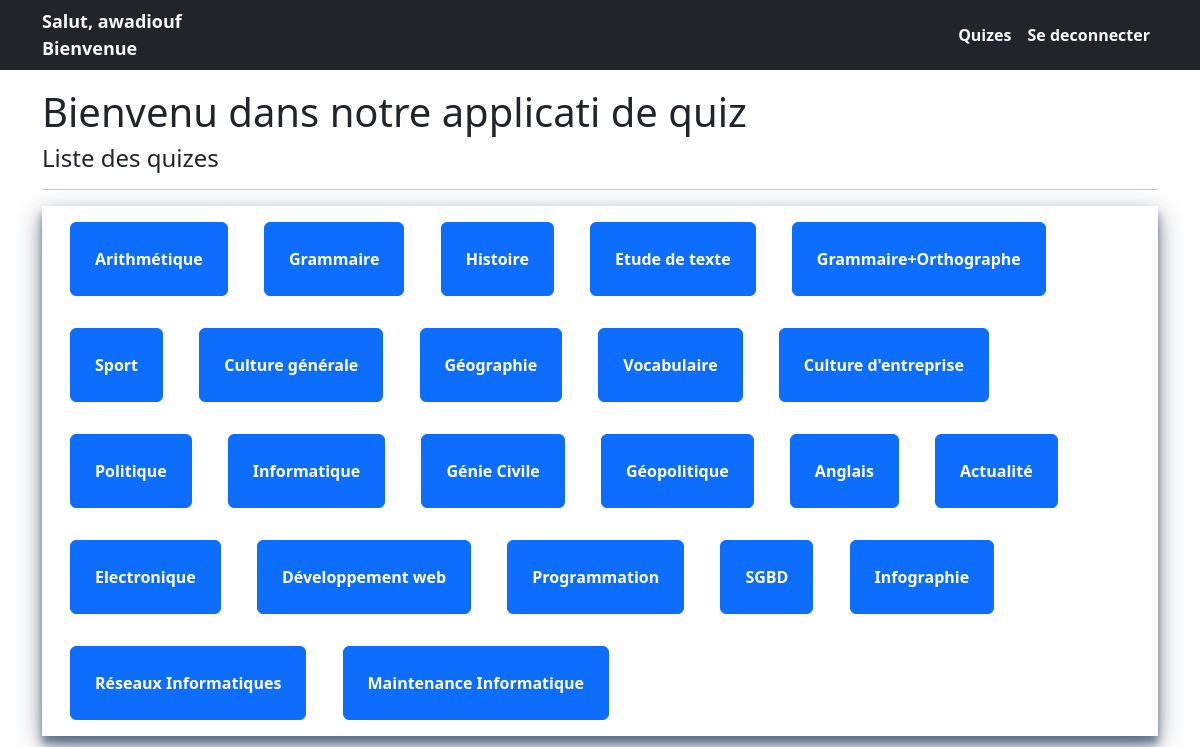
Page / (signed in) on the committed database.
### comptes/models.py (models this page shows)
class Client(AbstractUser):
    pass

### monquiz/models.py (models this page shows, shortened)
class Quiz(models.Model):
    nom = models.CharField(max_length=120)
    topic = models.CharField(max_length=120)
    nombre_de_questions = models.IntegerField()
    temps = models.IntegerField(help_text="durée du quiz en minutes")
    score_requi_pour_passer = models.IntegerField(help_text="Score en %")
    difficulte = models.CharField(max_length=13, choices=DIFF_CHOICES)
    class Meta:
        verbose_name_plural = 'Quizes'

### monquiz/views.py (the view)
# urls.py: path('', views.QuizListView.as_view(), name="quizlistview"),
class QuizListView(ListView):
    model = Quiz
    template_name = 'monquiz/listes_des_quiz.html'

### monquiz/templates/monquiz/listes_des_quiz.html (shortened to what this page needs)
{% extends 'monquiz/base.html' %} {% block title%} Accueil{%endblock title %}
{%load static %}  {% block content%}
<h1>Bienvenu dans notre applicati de quiz</h1>
<h4>Liste des quizes</h4>
<hr />
<div class="container monfond">
  {% for obj in object_list %}
  <button
    class="modal-button btn btn-primary fw-bold p-4 m-3"
    href=""
    role="button"
    data-target="#modal"
    data-toggle="modal"
    data-pk="{{obj.pk}}"
    data-quiz="{{obj.nom}}"
    data-questions="{{obj.nombre_de_questions}}"
    data-difficulte="{{obj.difficulte}}"
    data-temps="{{obj.temps}}"
    data-score="{{obj.score_requi_pour_passer}}"
  >
    {{obj.nom}}
  </button>
  {% endfor %} {%endblock %}

### monquiz/templates/monquiz/navbar.html (shortened to what this page needs)
{% load static %}
<header>
<nav class="navbar navbar-expand-md bg-dark navbar-dark fixed-top  fw-bold">
<div class="container">
  <div class="row">
    <div class="col-lg-12 col-md-12">
      <span class="greet greet text-light">Salut, {{request.user}}</span>
    </div>
    {% if user.is_authenticated %}
    <div class="col-lg-6 col-md-12">
      <span ><a  class="greet text-light nav-link" href="">Bienvenue</a></span>
    </div>
    {% endif %}
  </div>
  <div class="collapse navbar-collapse justify-content-end" id="navbarNav">
  <ul class="navbar-nav">
    <li class="nav-item active"><a class="nav-link text-light" href="{% url 'monquiz:quizlistview' %}">Quizes</a> </li>
    {% if user.is_authenticated %}
    <li>
      <a class="nav-link text-light" href="{% url 'deconnexion' %}">Se deconnecter</a>
    </li>
    {% else %}
    <li>
      <a class="nav-link text-light" href="{% url 'connexion' %}">Se connecter</a>
    </li>
    {%endif%}
  </ul>
</div>
  </div>
</nav>
</header>
<br><br>

### monquiz/static/monquiz/style.css (style rules this page uses)
.monfond { box-shadow: 0 8px 24px rgba(0, 32, 63, 0.45), 0 8px 8px rgba(0, 32, 63, 0.45); }

### monquiz/static/monquiz/navbar.css (style rules this page uses)
.greet { font-size: 18px; color: #fff; }

### rows in the picture
Client: user "awadiouf"
Quiz: nom "Arithmétique"
Quiz: nom "Grammaire"
Quiz: nom "Histoire"
Quiz: nom "Etude de texte"
Quiz: nom "Grammaire+Orthographe"
Quiz: nom "Sport"
Quiz: nom "Culture générale"
Quiz: nom "Géographie"
Quiz: nom "Vocabulaire"
Quiz: nom "Culture d'entreprise"
Quiz: nom "Politique"
Quiz: nom "Informatique"
Quiz: nom "Génie Civile"
Quiz: nom "Géopolitique"
Quiz: nom "Anglais"
Quiz: nom "Actualité"
Quiz: nom "Electronique"
Quiz: nom "Développement web"
Quiz: nom "Programmation"
Quiz: nom "SGBD"
Quiz: nom "Infographie"
Quiz: nom "Réseaux Informatiques"
Quiz: nom "Maintenance Informatique"
